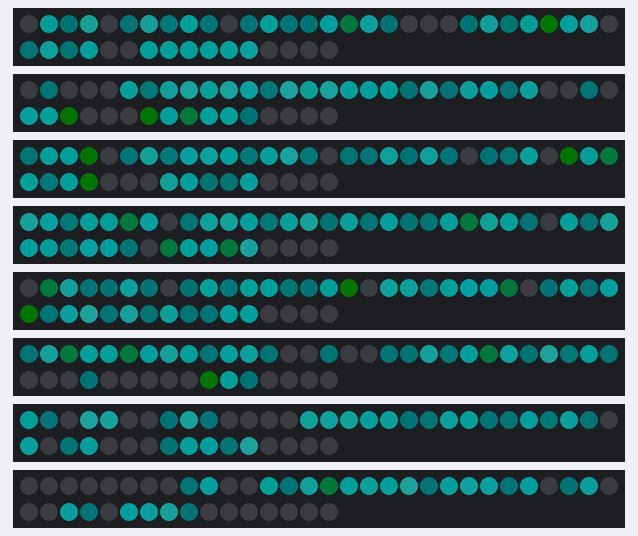
This sketch was run on a simulated Arduino Mega 2560, built with avr-gcc and run on an emulated ATmega2560. Parts: 8 × 46 RGB LEDs in strip order, left to right, continuing on the next row. Dim RGB values are drawn brighter than linear; colours are those a GRB WS2812 strip shows for the declared byte order; random numbers use the default seed unless the sketch sets one.

Above: at 0.1 s.
At 3.24 s:
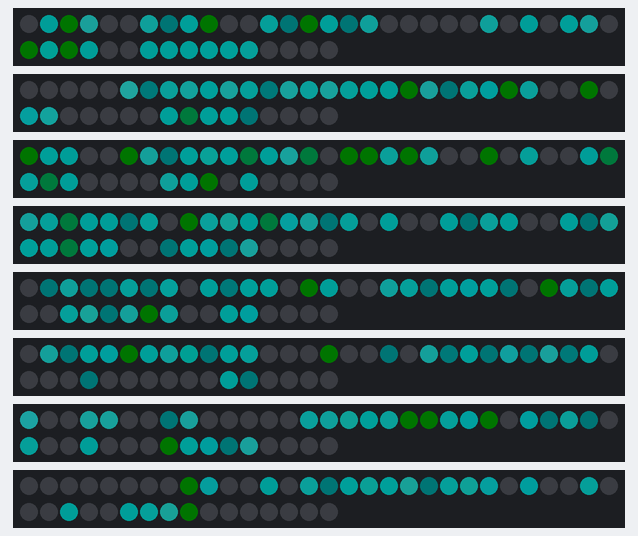
At 4.5 s:
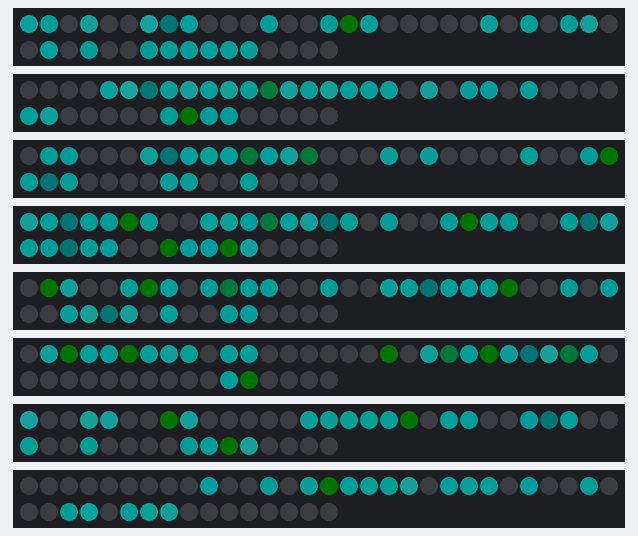
At 16.81 s:
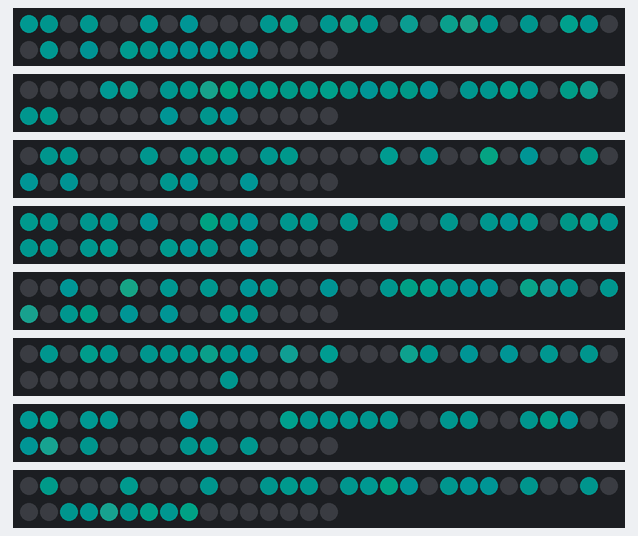
At 39.15 s:
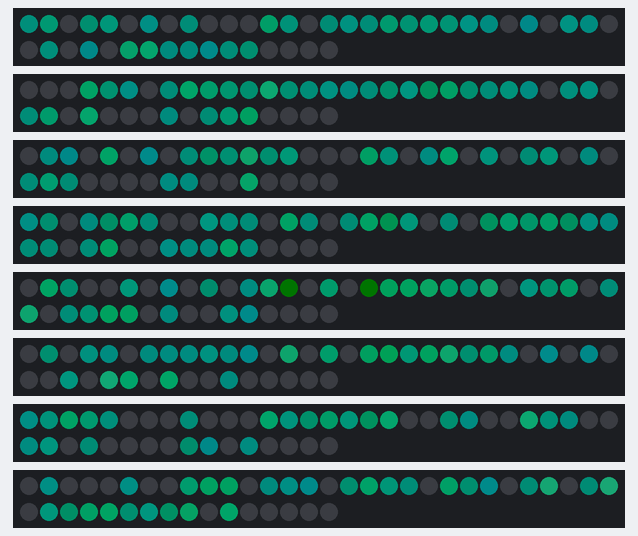

The sketch:

Hackheimskilt.ino
```cpp
#include <FastLED.h>

#define LED_PIN  3

#define COLOR_ORDER GRB
#define CHIPSET     NEOPIXEL
#define NUM_STRIPS 8
#define NUM_LEDS_PER_STRIP 46
#define NUM_LEDS NUM_LEDS_PER_STRIP * NUM_STRIPS

CRGB leds[NUM_STRIPS * NUM_LEDS_PER_STRIP];

#define BRIGHTNESS 64

#define HWSERIAL Serial1

unsigned long currentTime = 0;
long prevTime = 0;
long hueTime = 0;
long blurTime = 0;

float pixelDelay = 250;
float hueDelay = pixelDelay * 20;
float blurDelay = pixelDelay * 5;

uint8_t hue = 0;
uint8_t lum = 0;
uint8_t x = 0;
uint8_t y = 0;

// Helper functions for an two-dimensional XY matrix of pixels.
// Simple 2-D demo code is included as well.
//
//     XY(x,y) takes x and y coordinates and returns an LED index number,
//             for use like this:  leds[ XY(x,y) ] == CRGB::Red;
//             No error checking is performed on the ranges of x and y.
//
//     XYsafe(x,y) takes x and y coordinates and returns an LED index number,
//             for use like this:  leds[ XY(x,y) ] == CRGB::Red;
//             Error checking IS performed on the ranges of x and y, and an
//             index of "-1" is returned.  Special instructions below
//             explain how to use this without having to do your own error
//             checking every time you use this function.
//             This is a slightly more advanced technique, and
//             it REQUIRES SPECIAL ADDITIONAL setup, described below.


// Params for width and height
const uint8_t kMatrixWidth = NUM_LEDS_PER_STRIP;
const uint8_t kMatrixHeight = NUM_STRIPS;

// Param for different pixel layouts
const bool    kMatrixSerpentineLayout = false;

int n = 0;

uint16_t XY( uint8_t x, uint8_t y)
{
  uint16_t i;

  if( kMatrixSerpentineLayout == false) {
    i = (y * kMatrixWidth) + x;
  }

  if( kMatrixSerpentineLayout == true) {
    if( y & 0x01) {
      // Odd rows run backwards
      uint8_t reverseX = (kMatrixWidth - 1) - x;
      i = (y * kMatrixWidth) + reverseX;
    } else {
      // Even rows run forwards
      i = (y * kMatrixWidth) + x;
    }
  }

  return i;
}

//this function doesn't do anything right now AFAIK, just there from the example, might remove if I figure out it does nothing

void DrawOneFrame( byte startHue8, int8_t yHueDelta8, int8_t xHueDelta8)
{
  byte lineStartHue = startHue8;
  for( byte y = 0; y < kMatrixHeight; y++) {
    lineStartHue += yHueDelta8;
    byte pixelHue = lineStartHue;
    for( byte x = 0; x < kMatrixWidth; x++) {
      pixelHue += xHueDelta8;
      leds[ XY(x, y)]  = CHSV( pixelHue, 255, 255);
    }
  }
}

void randomfade() {

  currentTime = millis();

  //changes the hue with a value between 0 and 3 every set interval
  if(currentTime-hueTime > hueDelay){

    hue = hue + random(0, 3);
    hueTime = currentTime;
    FastLED.show();
  }

  //blurs the whole array every set interval
  if(currentTime-blurTime > blurDelay){

    blur2d( leds, kMatrixWidth, kMatrixHeight, 3);
    blurTime = currentTime;
    FastLED.show();
  }

  //lights up another random pixel every set interval
  if(currentTime-prevTime > pixelDelay){

    uint8_t saturation = random(170,255);
    leds[XY(random(0,42),random(0,8))] = CHSV(hue, saturation, 255);
    FastLED.show();

    prevTime = currentTime;

  }
}

void loop(){

  randomfade();


}

void setup() {
  //declares the array of LEDS to the leds[] array
  FastLED.addLeds<WS2812B, 5>  (leds, 0, NUM_LEDS_PER_STRIP);
  FastLED.addLeds<WS2812B, 6>  (leds, NUM_LEDS_PER_STRIP, NUM_LEDS_PER_STRIP);
  FastLED.addLeds<WS2812B, 7>  (leds, 2 * NUM_LEDS_PER_STRIP, NUM_LEDS_PER_STRIP);
  FastLED.addLeds<WS2812B, 8>  (leds, 3 * NUM_LEDS_PER_STRIP, NUM_LEDS_PER_STRIP);
  FastLED.addLeds<WS2812B, 9>  (leds, 4 * NUM_LEDS_PER_STRIP, NUM_LEDS_PER_STRIP);
  FastLED.addLeds<WS2812B, 10>  (leds, 5 * NUM_LEDS_PER_STRIP, NUM_LEDS_PER_STRIP);
  FastLED.addLeds<WS2812B, 11> (leds, 6 * NUM_LEDS_PER_STRIP, NUM_LEDS_PER_STRIP);
  FastLED.addLeds<WS2812B, 12> (leds, 7 * NUM_LEDS_PER_STRIP, NUM_LEDS_PER_STRIP);
  FastLED.setBrightness( BRIGHTNESS );

  Serial.begin(9600);

  //seeds the pseudorandom generator with some noise from a floating analog port
  randomSeed(analogRead(A0));

  //initiates the sign to run at a randomly selected hue each time it starts
  hue = random(0,255);

  //fills the array with a randomly generated pattern when it starts and lets it run for 2000ms like this
  for(int i = 0; i < 200; i++){
    uint8_t saturation = random(170,255);
    leds[XY(random(0,42),random(0,8))] = CHSV(hue, saturation, 255);
  }
  blur2d( leds, kMatrixWidth, kMatrixHeight, 10);
  FastLED.show();
  delay(2000);

}
```

Measured:
- what the display in image 0 shows lasts 2.0 s, from 0.1 s to 2.1 s
